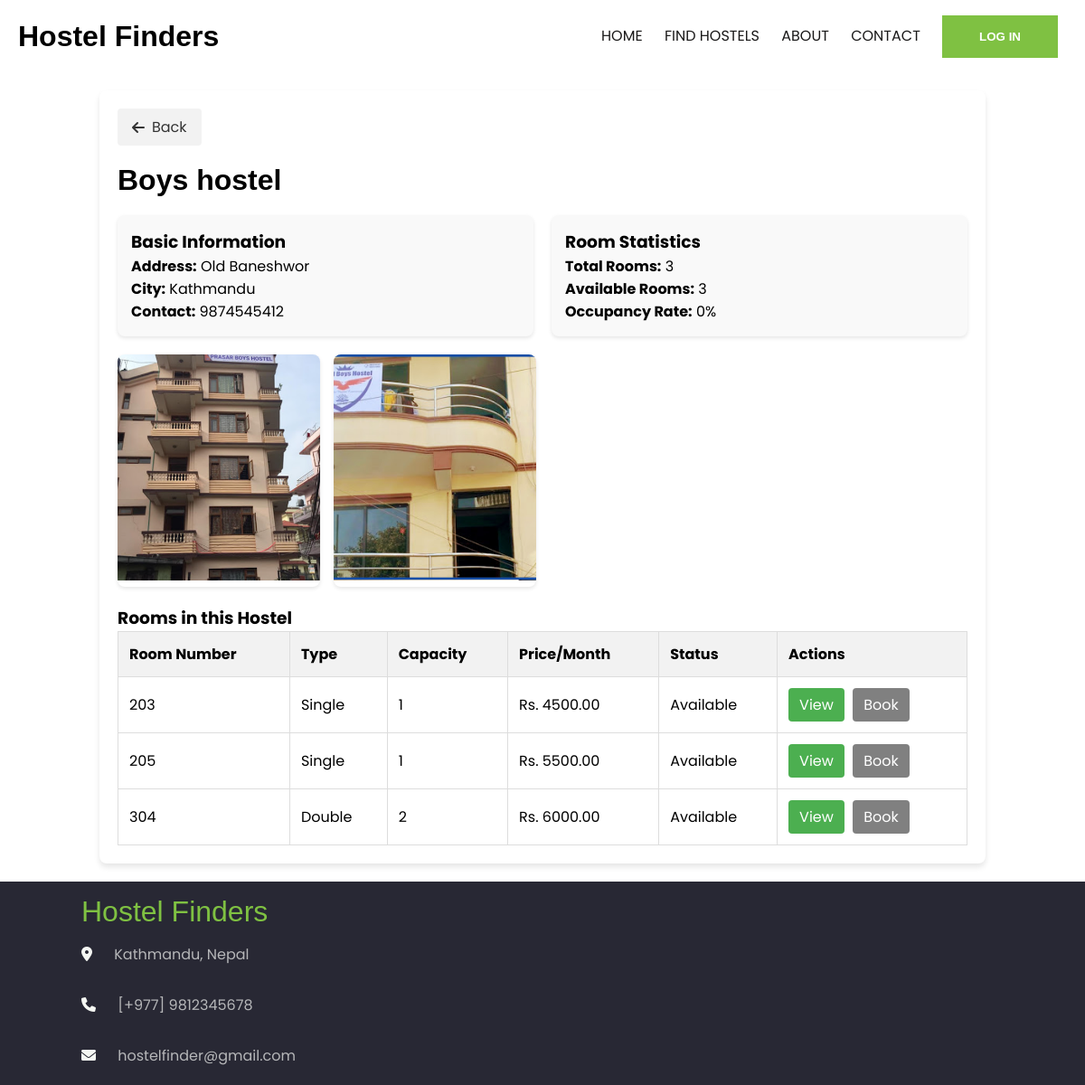
The app's page /user/hostel_details.php?id=7 with its own data.
### tables this page shows
CREATE TABLE `hostels` (
  `HostelID` int(11) NOT NULL,
  `Name` varchar(100) NOT NULL,
  `Address` varchar(255) NOT NULL,
  `City` varchar(50) DEFAULT NULL,
  `Description` text DEFAULT NULL,
  `ContactNumber` varchar(15) DEFAULT NULL,
  `AdminID` int(11) DEFAULT NULL,
  `CreatedAt` timestamp NOT NULL DEFAULT current_timestamp(),
  `TotalRooms` int(11) DEFAULT 0,
  `AvailableRooms` int(11) DEFAULT 0
);

CREATE TABLE `hostel_images` (
  `ImageID` int(11) NOT NULL,
  `HostelID` int(11) NOT NULL,
  `ImagePath` varchar(255) NOT NULL,
  `IsPrimaryImage` tinyint(1) DEFAULT 0,
  `UploadedAt` timestamp NOT NULL DEFAULT current_timestamp()
);

CREATE TABLE `rooms` (
  `RoomID` int(11) NOT NULL,
  `RoomNumber` varchar(10) NOT NULL,
  `Floor` int(11) DEFAULT NULL,
  `HostelID` int(11) NOT NULL,
  `RoomType` enum('Single','Double','Dorm') NOT NULL,
  `PricePerMonth` decimal(10,2) NOT NULL,
  `AvailabilityStatus` enum('Available','Booked') DEFAULT 'Available',
  `MaxOccupancy` int(11) NOT NULL,
  `HasPrivateBathroom` tinyint(1) DEFAULT 0,
  `HasAirConditioning` tinyint(1) DEFAULT 0,
  `WindowView` enum('Street','Garden','Courtyard','No View') DEFAULT NULL,
  `SquareFootage` decimal(6,2) DEFAULT NULL,
  `FurnishingStatus` enum('Fully Furnished','Partially Furnished','Unfurnished') DEFAULT NULL,
  `AdditionalAmenities` text DEFAULT NULL,
  `CreatedAt` timestamp NOT NULL DEFAULT current_timestamp()
);

### user/hostel_details.php (the view, shortened to what this page needs)
<?php
require_once('../includes/db_connection.php');
$HostelID = intval($_GET['id']);
$query = "SELECT * FROM hostels WHERE HostelID = ?";
$stmt = $conn->prepare($query);
$stmt->bind_param("i", $HostelID);
$stmt->execute();
$result = $stmt->get_result();
$hostel = $result->fetch_assoc();
$roomQuery = "SELECT * FROM rooms WHERE HostelID = ?";
$roomStmt = $conn->prepare($roomQuery);
$roomStmt->bind_param("i", $HostelID);
$roomStmt->execute();
$roomResult = $roomStmt->get_result();
$imageQuery = "SELECT * FROM hostel_images WHERE HostelID = ?";
$imageStmt = $conn->prepare($imageQuery);
$imageStmt->bind_param("i", $HostelID);
$imageStmt->execute();
$imageResult = $imageStmt->get_result();
$totalRoomsQuery = "SELECT
    COUNT(*) as TotalRooms,
    SUM(CASE WHEN AvailabilityStatus = 'Available' THEN 1 ELSE 0 END) as AvailableRooms
    FROM rooms
    WHERE HostelID = ?";
$totalRoomsStmt = $conn->prepare($totalRoomsQuery);
$totalRoomsStmt->bind_param("i", $HostelID);
$totalRoomsStmt->execute();
$roomCountResult = $totalRoomsStmt->get_result()->fetch_assoc();
?>
<!DOCTYPE html>
<html>
<head>
    <link rel="stylesheet" href="https://cdnjs.cloudflare.com/ajax/libs/font-awesome/6.0.0/css/all.min.css">
    <link rel="stylesheet" href="../assets/css/main.css">
</head>
<body>
    <?php include 'header.php'; ?>
    <div class="container">
        <div class="main">
            <div class="manage-hostel-content">
                <div>
                    <a href="javascript:history.back()" class="btn btn-secondary" style="margin-bottom: 20px; padding: 8px 16px; background-color: #f2f2f2; border: none; border-radius: 4px; color: #333; text-decoration: none; display: inline-flex; align-items: center; gap: 8px; transition: all 0.3s ease;">
                        <i class="fas fa-arrow-left"></i> Back
                    </a>
                </div>
                <div class="hostel-header">
                    <h1 style="font-size: xx-large; font-weight:bold;"><?php echo htmlspecialchars($hostel['Name']); ?> </h1>
                </div>
                <div class="hostel-details-grid">
                    <div class="detail-card">
                        <h3>Basic Information</h3>
                        <p><strong>Address:</strong> <?php echo htmlspecialchars($hostel['Address']); ?></p>
                        <p><strong>City:</strong> <?php echo htmlspecialchars($hostel['City']); ?></p>
                        <p><strong>Contact:</strong> <?php echo htmlspecialchars($hostel['ContactNumber']); ?></p>
                    </div>
                    <div class="detail-card">
                        <h3>Room Statistics</h3>
                        <p><strong>Total Rooms:</strong> <?php echo $roomCountResult['TotalRooms']; ?></p>
                        <p><strong>Available Rooms:</strong> <?php echo $roomCountResult['AvailableRooms']; ?></p>
                        <p><strong>Occupancy Rate:</strong>
                            <?php
                            $occupancyRate = ($roomCountResult['TotalRooms'] > 0)
                                ? round((1 - $roomCountResult['AvailableRooms'] / $roomCountResult['TotalRooms']) * 100, 2)
                                : 0;
                            echo $occupancyRate . '%';
                            ?>
                        </p>
                    </div>
                </div>
                <div class="images-container">
                    <?php if ($imageResult->num_rows > 0): ?>
                        <?php while ($image = $imageResult->fetch_assoc()): ?>
                            <div class="image-card">
                                <img src="../<?php echo htmlspecialchars($image['ImagePath']); ?>" alt="Hostel Image">
                            </div>
                        <?php endwhile; ?>
                    <?php else: ?>
                        <p>No images uploaded for this hostel.</p>
                    <?php endif; ?>
                </div>
                <div class="rooms-section">
                    <h3>Rooms in this Hostel</h3>
                    <?php if ($roomResult->num_rows > 0): ?>
                        <table class="rooms-table">
                            <thead>
                                <tr>
                                    <th>Room Number</th>
                                    <th>Type</th>
                                    <th>Capacity</th>
                                    <th>Price/Month</th>
                                    <th>Status</th>
                                    <th>Actions</th>
                                </tr>
                            </thead>
                            <tbody>
                                <?php
                                while ($room = $roomResult->fetch_assoc()): ?>
                                    <tr>
                                        <td><?php echo htmlspecialchars($room['RoomNumber']); ?></td>
                                        <td><?php echo htmlspecialchars($room['RoomType']); ?></td>
                                        <td><?php echo htmlspecialchars($room['MaxOccupancy']); ?></td>
                                        <td>Rs. <?php echo htmlspecialchars($room['PricePerMonth']); ?></td>
                                        <td><?php echo htmlspecialchars($room['AvailabilityStatus']); ?></td>
                                        <td>
                                            <a href="view_room_details.php?id=<?php echo $room['RoomID']; ?>" class="btn" style="background-color: #4CAF50; color: white; padding: 6px 12px; border-radius: 4px; text-decoration: none; margin-right: 5px; display: inline-block;">View</a>
                                            <?php if ($room['AvailabilityStatus'] == 'Available'): ?>
                                                <?php if (isset($_SESSION['username'])): ?>
                                                    <a href="book_room.php?id=<?php echo $room['RoomID']; ?>" class="btn" style="background-color: #2196F3; color: white; padding: 6px 12px; border-radius: 4px; text-decoration: none; display: inline-block;">Book</a>
                                                <?php else: ?>
                                                    <a href="#" class="btn" onclick="showLoginMessage();" style="background-color: gray; color: white; padding: 6px 12px; border-radius: 4px; text-decoration: none; display: inline-block; cursor: not-allowed;">Book</a>
                                                <?php endif; ?>
                                            <?php else: ?>
                                                <a href="#" class="btn" onclick="showBookedMessage();" style="background-color: gray; color: white; padding: 6px 12px; border-radius: 4px; text-decoration: none; display: inline-block; cursor: not-allowed;">Book</a>
                                            <?php endif; ?>
                                        </td>
                                    </tr>
                                <?php endwhile; ?>
                            </tbody>
                        </table>
                    <?php else: ?>
                        <p>No rooms found for this hostel.</p>
                    <?php endif; ?>
                </div>
            </div>
        </div>
    </div>
    <?php include 'footer.php'; ?>
</body>
</html>

### user/header.php (shortened to what this page needs)
<header>
    <div class="content flex_space">
        <div class="logo">
            <h1 style="color: black; font-weight:900;">Hostel Finders</h1>
        </div>
        <div class="navlinks">
            <ul id="menulist">
                <li><a href="index.php">home</a></li>
                <li><a href="hostels.php">find hostels</a></li>
                <li><a href="aboutus.php">about</a></li>
                <li><a href="contact.php">contact</a></li>
                <?php if (isset($_SESSION['username'])): ?>
                    <li><a href="my_bookings.php">my booking</a></li>
                    <li class="user-dropdown dropdown">
                        <a href="#" class="dropdown-toggle">
                            <i class="fas fa-user"></i>
                            <span>Welcome, <?php echo htmlspecialchars($_SESSION['username']); ?></span>
                            <i class="fas fa-chevron-down"></i>
                        </a>
                        <ul class="dropdown-menu">
                            <li><a href="profile.php"><i class="fas fa-user-circle"></i> Profile</a></li>
                            <li><a href="logout.php"><i class="fas fa-sign-out-alt"></i> Logout</a></li>
                        </ul>
                    </li>
                <?php else: ?>
                    <li><a href="login.php"><button class="primary-btn">LOG IN</button></a></li>
                <?php endif; ?>
            </ul>
        </div>
    </div>
</header>

### user/footer.php
<footer>
    <div class="container grid">
        <div class="box">
            <h1 style="color: #7fc142;">Hostel Finders</h1>
        </div>
        <div class="box">
                <i class="fa fa-location-dot"></i>
                <label>Kathmandu, Nepal </label> <br>
                <i class="fa fa-phone"></i>
                <label>[+977] 9812345678</label> <br>
                <i class="fa fa-envelope"></i>
                <label>hostelfinder@gmail.com</label> <br>
            </div>
    </div>
</footer>

### assets/css/main.css (style rules this page uses)
* { padding: 0; margin: 0; box-sizing: border-box; }
body { font-family: "Poppins", sans-serif; }
h1, h2 { font-family: sans-serif; font-weight: 400; }
a { text-decoration: none; }
li { list-style: none; }
.flex_space { display: flex; justify-content: space-between; }
button { border: none; background: none; outline: none; transition: 0.5s; cursor: pointer; }
.primary-btn { padding: 15px 40px; background: #7fc142; font-weight: bold; color: white; }
.container { max-width: 85%; margin: auto; }
header { height: 10vh; line-height: 10vh; padding: 0 20px; }
header ul { display: inline-block; }
header ul li { display: inline-block; text-transform: uppercase; }
header ul li a { color: #1a1919; margin: 0 10px; transition: 0.5s; }
header button { padding: 13px 40px; background: none; color: white; border: 1px solid #7fc142; transition: color 0.3s, background 0.3s; }
footer { background: #282834; color: #b6b7b9; padding: 15px 0 5px 0; }
footer .grid { grid-template-columns: 6fr 3fr 3fr; }
footer i { color: #f5f7f3; margin: 20px 0; margin-right: 20px; }
footer label { margin: 20px 0; }

### user/hostel_details.php (style rules this page uses)
.manage-hostel-content { background-color: white; border-radius: 8px; box-shadow: 0 4px 6px rgba(0, 0, 0, 0.1); padding: 20px; margin: 20px; }
.hostel-header { display: flex; justify-content: space-between; align-items: center; margin-bottom: 20px; }
.hostel-details-grid { display: grid; grid-template-columns: repeat(auto-fit, minmax(250px, 1fr)); gap: 20px; margin-bottom: 20px; }
.detail-card { background-color: #f9f9f9; border-radius: 8px; padding: 15px; box-shadow: 0 2px 4px rgba(0, 0, 0, 0.1); }
.images-container { display: grid; grid-template-columns: repeat(auto-fill, minmax(200px, 1fr)); gap: 15px; margin-bottom: 20px; }
.image-card { border-radius: 8px; overflow: hidden; box-shadow: 0 2px 4px rgba(0, 0, 0, 0.1); transition: transform 0.3s ease; }
.image-card img { width: 100%; height: 250px; object-fit: cover; }
.rooms-table { width: 100%; border-collapse: collapse; }
.rooms-table th, .rooms-table td { border: 1px solid #ddd; padding: 12px; text-align: left; }
.rooms-table thead { background-color: #f2f2f2; font-weight: bold; }

### records on screen
hostels: Name "Boys hostel", Address "Old Baneshwor", City "Kathmandu", ContactNumber "9874545412"
hostel_images: ImagePath (picture)
hostel_images: ImagePath (picture)
rooms: RoomNumber "203", RoomType "Single", MaxOccupancy "1", PricePerMonth "4500.00", AvailabilityStatus "Available", shows "Book"
rooms: RoomNumber "205", RoomType "Single", MaxOccupancy "1", PricePerMonth "5500.00", AvailabilityStatus "Available", shows "Book"
rooms: RoomNumber "304", RoomType "Double", MaxOccupancy "2", PricePerMonth "6000.00", AvailabilityStatus "Available", shows "Book"

### other values on screen
$roomCountResult['TotalRooms'] "3"
$roomCountResult['AvailableRooms'] "3"
$occupancyRate "0"
